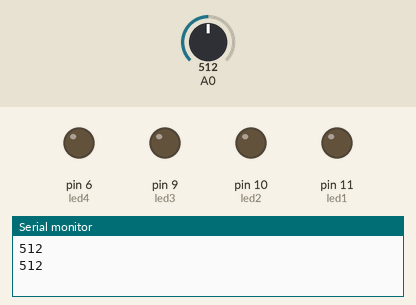
Simulated run of this sketch. Board: Arduino Uno, built with avr-gcc and run on an emulated ATmega328P. Shown: output pins drawn as LEDs (lit = HIGH), the last lines printed to the serial monitor. The test bench sets the inputs (shaded band); at power-on: A0 = 512.

Above: at 4.9 s.
5.0 s: A0 set to 122
At 5.5 s:
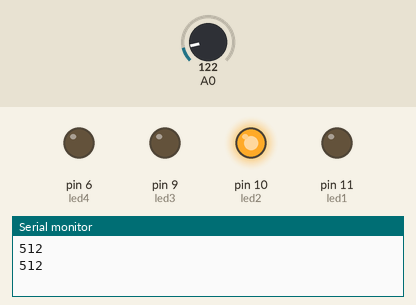
10.1 s: A0 set to 0
At 10.11 s:
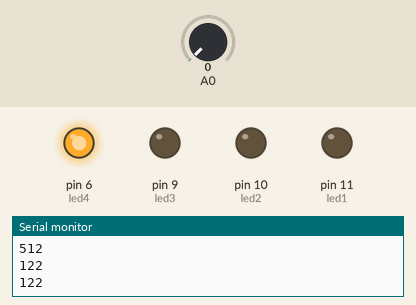
At 11.6 s:
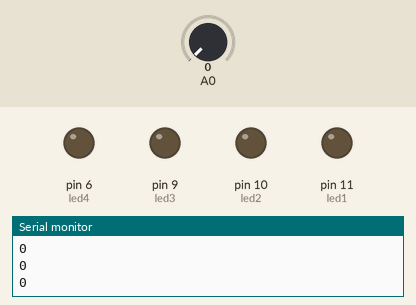
Timing chart, 0 to 13.1 s (numbered marks = the images above; inputs shaded):
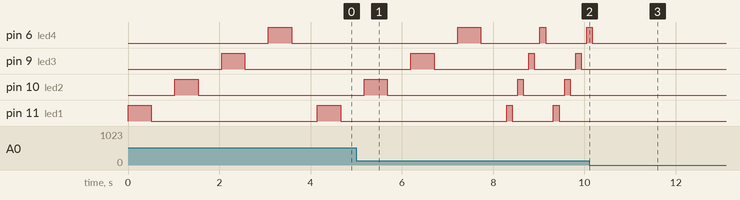

Measured:
- after the input at 10.1 s, pin 6 (led4): goes on until 10.2 s, then stays LOW; pin 9 (led3), pin 10 (led2), pin 11 (led1): stops changing and stays LOW

The sketch:

sketch_oct31a.ino
```cpp
int led1=11;
int led2=10;
int led3=9;
int led4=6;

void setup() {
  Serial.begin(9600);
    pinMode(led1,OUTPUT);
    pinMode(led2,OUTPUT);
    pinMode(led3,OUTPUT);
    pinMode(led4,OUTPUT);
}

void loop() {
  int tempo=analogRead(A0);
  Serial.println(tempo);

  digitalWrite(led1,HIGH);
  delay(tempo);
   digitalWrite(led1,LOW);
  delay(tempo);
  digitalWrite(led2,HIGH);
  delay(tempo);
   digitalWrite(led2,LOW);
  delay(tempo);
  digitalWrite(led3,HIGH);
  delay(tempo);
   digitalWrite(led3,LOW);
  delay(tempo);
  digitalWrite(led4,HIGH);
  delay(tempo);
   digitalWrite(led4,LOW);
  delay(tempo);


  delay(50);
}
```
